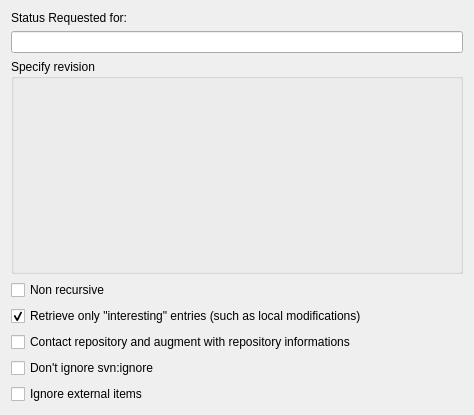
<ui version="4.0" >
 <class>SvnStatusOptionDlg</class>
 <widget class="QWidget" name="SvnStatusOptionDlg" >
  <property name="geometry" >
   <rect>
    <x>0</x>
    <y>0</y>
    <width>474</width>
    <height>415</height>
   </rect>
  </property>
  <layout class="QGridLayout" >
   <item row="0" column="0" >
    <widget class="QLabel" name="label" >
     <property name="sizePolicy" >
      <sizepolicy vsizetype="Fixed" hsizetype="Minimum" >
       <horstretch>0</horstretch>
       <verstretch>0</verstretch>
      </sizepolicy>
     </property>
     <property name="text" >
      <string>Status Requested for:</string>
     </property>
    </widget>
   </item>
   <item row="1" column="0" >
    <widget class="KLineEdit" name="urledit" >
     <property name="readOnly" >
      <bool>true</bool>
     </property>
    </widget>
   </item>
   <item row="2" column="0" >
    <widget class="QGroupBox" name="groupBox" >
     <property name="title" >
      <string>Specify revision</string>
     </property>
     <layout class="QVBoxLayout" >
      <item>
       <widget class="SvnRevisionWidget" native="1" name="revisionWidget" />
      </item>
     </layout>
    </widget>
   </item>
   <item row="3" column="0" >
    <widget class="QCheckBox" name="nonrecurse" >
     <property name="text" >
      <string>Non recursive</string>
     </property>
    </widget>
   </item>
   <item row="4" column="0" >
    <widget class="QCheckBox" name="onlyInterests" >
     <property name="text" >
      <string>Retrieve only "interesting" entries (such as local modifications)</string>
     </property>
     <property name="checked" >
      <bool>true</bool>
     </property>
    </widget>
   </item>
   <item row="5" column="0" >
    <widget class="QCheckBox" name="contactRepChk" >
     <property name="sizePolicy" >
      <sizepolicy vsizetype="Fixed" hsizetype="Minimum" >
       <horstretch>0</horstretch>
       <verstretch>0</verstretch>
      </sizepolicy>
     </property>
     <property name="text" >
      <string>Contact repository and augment with repository informations</string>
     </property>
    </widget>
   </item>
   <item row="6" column="0" >
    <widget class="QCheckBox" name="noignore" >
     <property name="text" >
      <string>Don't ignore svn:ignore</string>
     </property>
    </widget>
   </item>
   <item row="7" column="0" >
    <widget class="QCheckBox" name="ignoreExternalsChk" >
     <property name="text" >
      <string>Ignore external items</string>
     </property>
    </widget>
   </item>
  </layout>
 </widget>
 <customwidgets>
  <customwidget>
   <class>KLineEdit</class>
   <extends>QLineEdit</extends>
   <header>klineedit.h</header>
  </customwidget>
  <customwidget>
   <class>SvnRevisionWidget</class>
   <extends>QWidget</extends>
   <header>svn_revisionwidget.h</header>
   <container>1</container>
  </customwidget>
 </customwidgets>
 <resources/>
 <connections/>
</ui>
